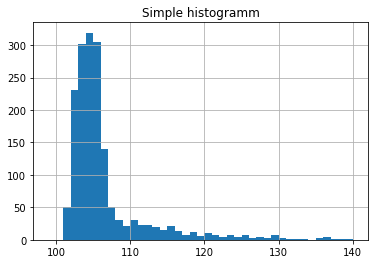

Source code (Python):
import re
import matplotlib.pyplot as plt
import numpy as np

def getNumbers(data):
    i=0
    k=0
    times=[]
    for word in data:
        timee = re.findall('\d*', word)
        for time in timee:
            if time!='':
                times.append(time)
            
    return times
    
def toFile(t, f):
    count=0
    for time in t:
        f.write(time+'\n')
        count+=1
    return count

with open("ping.txt", 'r') as f:
    data=f.read()
    data = re.findall('ўаҐ¬п=\d*', data )
    
file_result = open('result.txt', 'w')

times = getNumbers(data)
count = toFile(times, file_result)

times = [int(time) for time in times]
    
x = [i for i in range (99, 141)]

fig = plt.figure()
plt.hist(times, x)
plt.title('Simple histogramm')
plt.grid(True)

f.close
